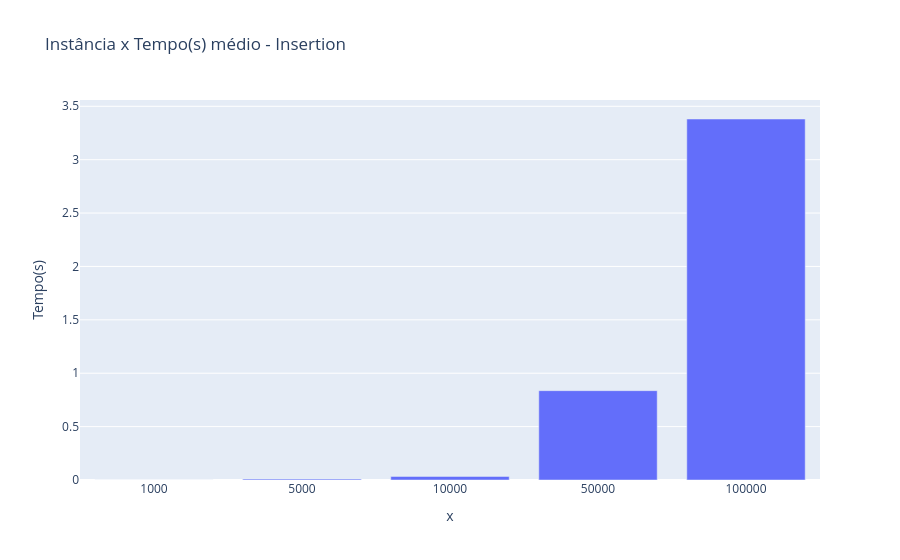

Source (notebook cell):
### Code cell
grafico_insertion_barra.show()

### Figure 1 — Plotly figure (JSON) as saved in the notebook; plotly's stock layout.template omitted (floating-point values rounded to 4 significant figures)
{"data": [{"alignmentgroup": "True", "hovertemplate": "x=%{x}<br>Tempo(s)=%{y}<extra></extra>", "legendgroup": "", "marker": {"color": "#636efa", "pattern": {"shape": ""}}, "name": "", "offsetgroup": "", "orientation": "v", "showlegend": false, "textposition": "auto", "type": "bar", "x": ["1000", "5000", "10000", "50000", "100000"], "xaxis": "x", "y": [0.00023, 0.00832, 0.03321, 0.8366, 3.381], "yaxis": "y"}], "layout": {"barmode": "relative", "legend": {"tracegroupgap": 0}, "title": {"text": "Instância x Tempo(s) médio - Insertion"}, "xaxis": {"anchor": "y", "domain": [0, 1], "title": {"text": "x"}}, "yaxis": {"anchor": "x", "domain": [0, 1], "title": {"text": "Tempo(s)"}}}}
